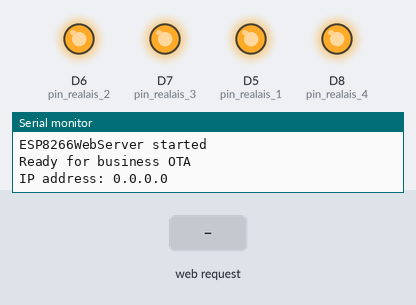
A sketch run on a simulated ESP8266 (NodeMCU). On the bench: output pins drawn as LEDs (lit = HIGH), the last lines printed to the serial monitor. The test bench sets the inputs (shaded band).

Above: at 1.2 s.
1.3 s: HTTP request GET /lock/open?number=1 received
At 2.7 s:
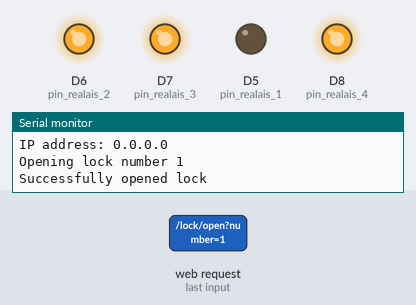
Timing chart, 0 to 7.8 s (numbered marks = the images above; inputs shaded):
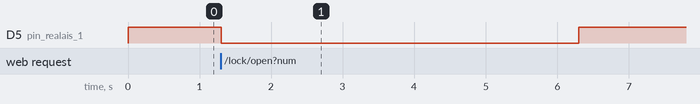

Measured:
- after the input at 1.3 s, D5 (pin_realais_1): HIGH → LOW at once, → HIGH 5.0 s later

The sketch:

LEDs.ino
```cpp
#include <ESP8266WiFi.h>
#include <ESP8266mDNS.h>
#include <ArduinoOTA.h>
#include <ESP8266WebServer.h>
#include <WiFiManager.h>

const byte pin_realais_1 = D5;
const byte pin_realais_2 = D6;
const byte pin_realais_3 = D7;
const byte pin_realais_4 = D8;

ESP8266WebServer server(80);

void handleLockOpenGet() {

  String numberArg = server.arg("number");
  Serial.print("Opening lock number ");
  Serial.println(numberArg);
  if ( numberArg == "" ) {
    Serial.println("Number not given");
    server.send(409, "textjson", "{ \"success\": \"false\" }");
  } else {

    int pin = -1;
    if (numberArg == "1" ) {
      pin = pin_realais_1;
    } else if (numberArg == "2") {
      pin = pin_realais_2;
    } else if (numberArg == "3" ) {
      pin = pin_realais_3;
    } else if (numberArg == "4" ) {
      pin = pin_realais_4;
    }


    if ( pin == -1 ) {
      Serial.println("Only number 1-4 are valid lockids");
      server.send(409, "textjson", "{ \"success\": \"false\" }");
    } else {
      Serial.println("Successfully opened lock");
      server.send(200, "textjson", "{ \"success\": \"true\" }");

      digitalWrite(pin, LOW);
      delay(5000);
      digitalWrite(pin, HIGH);

    }
  }
}


void setup() {
  Serial.begin(115200);
  Serial.println("Booting");

  pinMode(pin_realais_1, OUTPUT);
  pinMode(pin_realais_2, OUTPUT);
  pinMode(pin_realais_3, OUTPUT);
  pinMode(pin_realais_4, OUTPUT);

  digitalWrite(pin_realais_1, HIGH);
  digitalWrite(pin_realais_2, HIGH);
  digitalWrite(pin_realais_3, HIGH);
  digitalWrite(pin_realais_4, HIGH);

  WiFiManager wifiManager;
  //wifiManager.autoConnect("esp8266-setup");

  // Port defaults to 8266
  WiFi.hostname("arudinoLock");
  ArduinoOTA.setPort(8266);

  server.on("/lock/open", HTTP_GET, handleLockOpenGet);
  server.begin();
  Serial.println("ESP8266WebServer started");

  // Hostname default to esp8266-[ChipId]
  //ArduinoOTA.setHostname("NodeMCU1");

  // No authentication by default
  // ArduinoOTA.setPassword("admin");

  // Password can be set with it's md5 value as well
  // ArduinoOTA.setPasswordHash(xxx);

  ArduinoOTA.onStart([]() {
      String type;
      if (ArduinoOTA.getCommand() == U_FLASH) {
	type == "sketch";
      } else {
	type = "filesystem";
      }

      // NOTE: if updating SPIFFS this would be the place to unmount SPIFFS using SPIFFS.end()
      Serial.println("Start updating" + type);
    });

  ArduinoOTA.onEnd([]() {
      Serial.println("\nEND");
    });

  ArduinoOTA.onProgress([](unsigned int progress, unsigned int total) {
      Serial.printf("Progress: %u%%\r", (progress / ( total / 100 )));
    });

  ArduinoOTA.onError([](ota_error_t error) {
      Serial.printf("Error[%u]: ", error);
      if (error == OTA_AUTH_ERROR) {
	Serial.println("Auth failed");
      } else if (error == OTA_BEGIN_ERROR) {
	Serial.println("Begin failed");
      } else if (error == OTA_CONNECT_ERROR) {
	Serial.println("Connect failed");
      } else if (error == OTA_RECEIVE_ERROR) {
	Serial.println("Receive failed");
      } else if (error == OTA_END_ERROR) {
	Serial.println("End failed");
      }
    });

  ArduinoOTA.begin();
  Serial.println("Ready for business OTA");
  Serial.print("IP address: ");
  Serial.println(WiFi.localIP());
}

void loop() {

  ArduinoOTA.handle();
  server.handleClient();

}
```
